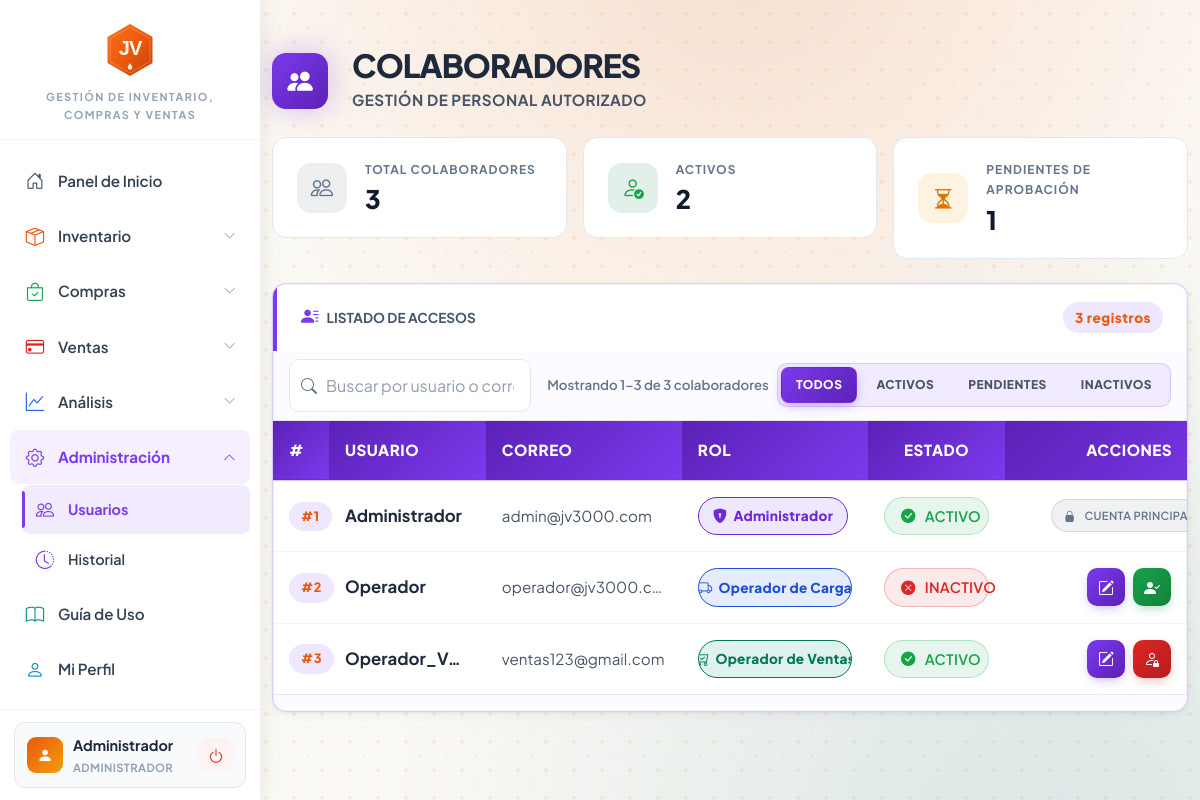
The app's page /dashboard/usuarios.php (signed in) with its own data.
### tables this page shows
CREATE TABLE `usuarios` (
  `id_usuario` int(11) NOT NULL AUTO_INCREMENT,
  `usuario` varchar(20) NOT NULL,
  `correo` varchar(100) NOT NULL,
  `password` varchar(255) NOT NULL,
  `password_check` varchar(64) DEFAULT NULL COMMENT 'SHA-256 de password en minúsculas para detección de duplicados',
  `id_rol` int(11) DEFAULT NULL,
  `status` enum('Activo','Inactivo') NOT NULL DEFAULT 'Activo',
  `aprobado` tinyint(1) DEFAULT 0 COMMENT '0=Pendiente, 1=Aprobado',
  `pregunta_seguridad` varchar(200) DEFAULT NULL,
  `respuesta_seguridad` varchar(255) DEFAULT NULL,
  `pin_emergencia` varchar(60) DEFAULT NULL COMMENT 'bcrypt hash de PIN 6 digitos de emergencia',
  PRIMARY KEY (`id_usuario`),
  UNIQUE KEY `idx_user` (`usuario`),
  UNIQUE KEY `idx_email` (`correo`),
  KEY `fk_rol` (`id_rol`),
  CONSTRAINT `fk_usuarios_rol` FOREIGN KEY (`id_rol`) REFERENCES `roles` (`id_rol`)
);

CREATE TABLE `roles` (
  `id_rol` int(11) NOT NULL AUTO_INCREMENT,
  `nombre_rol` varchar(50) NOT NULL,
  `descripcion` varchar(255) DEFAULT NULL,
  `created_at` timestamp NOT NULL DEFAULT current_timestamp(),
  PRIMARY KEY (`id_rol`),
  UNIQUE KEY `idx_nombre_rol` (`nombre_rol`)
);

### includes/Database.php (called while the page is built, shortened)
<?php
class Database
{
    private static ?self $instance = null;
    private ?mysqli $conn = null;
    public static function getInstance(): self
    {
        if (self::$instance === null) {
            self::$instance = new self();
        }
        return self::$instance;
    }
    public function connect(string $host, string $user, string $pass, string $db): void
    {
        $this->conn = new mysqli($host, $user, $pass, $db);
        $this->conn->set_charset('utf8mb4');
        $this->conn->autocommit(true);
    }
    public function execute(string $sql, array $params = []): mysqli_stmt
    {
        $stmt = $this->conn->prepare($sql);
        if (!empty($params)) {
            $types = '';
            $bindValues = [];
            foreach ($params as $p) {
                if (is_int($p)) {
                    $types .= 'i';
                } elseif (is_float($p)) {
                    $types .= 'd';
                } elseif (is_null($p)) {
                    $types .= 's';
                    $p = null;
                } else {
                    $types .= 's';
                }
                $bindValues[] = $p;
            }
            if (!empty($bindValues)) {
                $stmt->bind_param($types, ...$bindValues);
            }
        }
        if (!$stmt->execute()) {
            throw new RuntimeException('Error ejecutando consulta: ' . $stmt->error);
        }
        return $stmt;
    }
    public function fetchOne(string $sql, array $params = []): ?array
    {
        $stmt = $this->execute($sql, $params);
        $result = $stmt->get_result();
        $row = $result->fetch_assoc();
        return $row ?: null;
    }
    public function fetchAll(string $sql, array $params = []): array
    {
        $stmt = $this->execute($sql, $params);
        $result = $stmt->get_result();
        $rows = $result->fetch_all(MYSQLI_ASSOC);
        return $rows;
    }
}

### dashboard/usuarios.php (the view, shortened to what this page needs)
<?php
$db = Database::getInstance();
$id_propio = $_SESSION['id_usuario'];
$usuarios = $db->fetchAll("SELECT u.id_usuario, u.usuario, u.correo, u.id_rol, r.nombre_rol, u.status, COALESCE(u.aprobado, 1) as aprobado, u.pregunta_seguridad FROM usuarios u LEFT JOIN roles r ON u.id_rol = r.id_rol ORDER BY u.usuario ASC");
$total_users = $db->fetchOne("SELECT COUNT(*) as t FROM usuarios")['t'];
$activos = $db->fetchOne("SELECT COUNT(*) as t FROM usuarios WHERE status='Activo'")['t'];
$pendientes = $db->fetchOne("SELECT COUNT(*) as t FROM usuarios WHERE COALESCE(aprobado,0)=0")['t'];
?>
<!DOCTYPE html>
<html lang="es">
<head>
    <?php include '../includes/diseno.php'; ?>
    <link rel="stylesheet" href="../assets/dashboard/usuarios.css?v=10">
</head>
<body class="usuarios-page">
    <?php include '../includes/sidebar.php'; ?>
    <div class="main-wrapper" id="mainWrapper">
        <div class="pagina-usuarios">
            <div class="container py-5">
                <div class="d-flex align-items-center gap-4 mb-4">
                    <div class="user-header-icon">
                        <i class="bi bi-people-fill"></i>
                    </div>
                    <div>
                        <h1 class="module-title">COLABORADORES</h1>
                        <p class="module-subtitle">Gestión de Personal Autorizado</p>
                    </div>
                </div>
                <div class="row g-3 mb-4">
                    <div class="col-md-4">
                        <div class="widget-card">
                            <div class="widget-icon" style="background:rgba(108,117,125,0.12);color:var(--jv-text-muted);">
                                <i class="bi bi-people"></i>
                            </div>
                            <div>
                                <div class="widget-label">Total Colaboradores</div>
                                <div class="widget-value"><?php echo $total_users; ?></div>
                            </div>
                        </div>
                    </div>
                    <div class="col-md-4">
                        <div class="widget-card">
                            <div class="widget-icon" style="background:rgba(25,135,84,0.12);color:var(--jv-success);">
                                <i class="bi bi-person-check"></i>
                            </div>
                            <div>
                                <div class="widget-label">Activos</div>
                                <div class="widget-value"><?php echo $activos; ?></div>
                            </div>
                        </div>
                    </div>
                    <div class="col-md-4">
                        <div class="widget-card">
                            <div class="widget-icon" style="background:rgba(245,158,11,0.12);color:var(--jv-warning);">
                                <i class="bi bi-hourglass-split"></i>
                            </div>
                            <div>
                                <div class="widget-label">Pendientes de Aprobación</div>
                                <div class="widget-value"><?php echo $pendientes; ?></div>
                            </div>
                        </div>
                    </div>
                </div>
                <div class="card-jv p-0 overflow-hidden">
                    <div class="header-card d-flex align-items-center gap-2">
                        <i class="bi bi-person-lines-fill" style="color:#7c3aed;"></i>
                        <span class="fw-bold small text-secondary text-uppercase">Listado de Accesos</span>
                        <span class="codigo-badge ms-auto"><?php echo $total_users; ?> registros</span>
                    </div>
                    <div class="buscador-usu d-flex align-items-center gap-2 px-3 py-2 flex-wrap">
                        <div class="usu-search">
                            <input type="text" class="input-jv" id="buscarUsuario" placeholder="Buscar por usuario o correo..." onkeyup="aplicarBusquedaUsuarios()" aria-label="Buscar colaborador">
                        </div>
                        <span class="contador-usuarios small ms-2" id="contadorUsuarios"> </span>
                        <div class="filter-group-usu ms-auto">
                            <button type="button" class="btn-filter-usu active" data-status-filtro="todos" onclick="setFiltroUsuarios(this)">Todos</button>
                            <button type="button" class="btn-filter-usu" data-status-filtro="activo" onclick="setFiltroUsuarios(this)">Activos</button>
                            <button type="button" class="btn-filter-usu" data-status-filtro="pendiente" onclick="setFiltroUsuarios(this)">Pendientes</button>
                            <button type="button" class="btn-filter-usu" data-status-filtro="inactivo" onclick="setFiltroUsuarios(this)">Inactivos</button>
                        </div>
                    </div>
                    <div class="table-responsive">
                        <table class="table-jv mb-0" id="tablaUsuarios">
                            <thead>
                                <tr>
                                    <th style="width:52px;">#</th>
                                    <th style="width:16%;">USUARIO</th>
                                    <th style="width:20%;">CORREO</th>
                                    <th style="width:19%;">ROL</th>
                                    <th class="text-center" style="width:14%;">ESTADO</th>
                                    <th class="text-center" style="width:230px;">ACCIONES</th>
                                </tr>
                            </thead>
                            <tbody id="cuerpoUsuarios">
                                <?php if (!empty($usuarios)): ?>
                                    <?php foreach ($usuarios as $row):
                                        $es_pendiente = ((int)$row['aprobado'] === 0) && ($row['id_rol'] === null);
                                        if ($es_pendiente) {
                                            $estado_key  = 'pendiente';
                                            $estado_css  = 'badge-pendiente';
                                            $estado_icon = 'bi-hourglass-split';
                                            $estado_texto = 'PENDIENTE';
                                        } elseif ($row['status'] == 'Activo') {
                                            $estado_key  = 'activo';
                                            $estado_css  = 'badge-success';
                                            $estado_icon = 'bi-check-circle-fill';
                                            $estado_texto = 'ACTIVO';
                                        } else {
                                            $estado_key  = 'inactivo';
                                            $estado_css  = 'badge-danger';
                                            $estado_icon = 'bi-x-circle-fill';
                                            $estado_texto = 'INACTIVO';
                                        } ?>
                                        <tr class="usuario-fila <?php echo $es_pendiente ? 'fila-pendiente' : ''; ?>"
                                            data-id="<?php echo (int)$row['id_usuario']; ?>"
                                            data-usuario="<?php echo htmlspecialchars($row['usuario']); ?>"
                                            data-correo="<?php echo htmlspecialchars($row['correo'] ?? ''); ?>"
                                            data-rol="<?php echo (int)$row['id_rol']; ?>"
                                            data-status="<?php echo htmlspecialchars($row['status']); ?>"
                                            data-estado="<?php echo $estado_key; ?>">
                                            <td class="text-secondary small"><span class="codigo-badge">#<?php echo $row['id_usuario']; ?></span></td>
                                            <td class="fw-bold usuario-cell" data-tooltip="<?php echo htmlspecialchars($row['usuario']); ?>">
                                                <?php echo htmlspecialchars($row['usuario']); ?>
                                            </td>
                                            <td class="text-secondary correo-cell" data-tooltip="<?php echo htmlspecialchars($row['correo'] ?? 'Sin correo'); ?>"><?php echo htmlspecialchars($row['correo'] ?? 'N/A'); ?></td>
                                            <td>
                                                <?php
                                                $role_text = $row['nombre_rol'] ?? '';
                                                if ($row['id_rol'] == 1)      { $role_class = 'badge-rol-admin';  $role_icon = 'bi-shield-lock-fill'; }
                                                elseif ($row['id_rol'] == 2)  { $role_class = 'badge-rol-carga';  $role_icon = 'bi-truck'; }
                                                elseif ($row['id_rol'] == 3)  { $role_class = 'badge-rol-ventas'; $role_icon = 'bi-cart-check'; }
                                                else                          { $role_class = 'badge-rol-sinrol'; $role_icon = 'bi-person-slash'; $role_text = 'SIN ROL'; }
                                                ?>
                                                <span class="role-badge <?php echo $role_class; ?>" data-tooltip="<?php echo htmlspecialchars($role_text); ?>"><i class="bi <?php echo $role_icon; ?>"></i><?php echo htmlspecialchars($role_text); ?></span>
                                            </td>
                                            <td class="text-center">
                                                <span class="badge-jv <?php echo $estado_css; ?>"><i class="bi <?php echo $estado_icon; ?> me-1"></i><?php echo $estado_texto; ?></span>
                                            </td>
                                            <td class="text-center">
                                                <?php if ($row['id_usuario'] == $id_propio): ?>
                                                    <span class="badge-jv badge-secondary" style="font-size:.7rem;padding:6px 12px;"><i class="bi bi-lock-fill me-1"></i>CUENTA PRINCIPAL</span>
                                                <?php else: ?>
                                                    <div class="acciones-usuario">
                                                        <button type="button" class="btn-accion btn-editar" data-tooltip="Editar colaborador" onclick="abrirEdicion(this)">
                                                            <i class="bi bi-pencil-square"></i>
                                                        </button>
                                                        <?php if ($row['status'] == 'Activo'): ?>
                                                            <button type="button" class="btn-accion btn-suspender" title="Suspender acceso" onclick="confirmarToggle(<?php echo (int)$row['id_usuario']; ?>, <?php echo htmlspecialchars(json_encode($row['usuario'], JSON_HEX_TAG | JSON_HEX_AMP | JSON_HEX_APOS | JSON_HEX_QUOT), ENT_QUOTES, 'UTF-8'); ?>, 'suspender')">
                                                                <i class="bi bi-person-lock"></i>
                                                            </button>
                                                        <?php else: ?>
                                                            <button type="button" class="btn-accion btn-reactivar" title="Reactivar acceso" onclick="confirmarToggle(<?php echo (int)$row['id_usuario']; ?>, <?php echo htmlspecialchars(json_encode($row['usuario'], JSON_HEX_TAG | JSON_HEX_AMP | JSON_HEX_APOS | JSON_HEX_QUOT), ENT_QUOTES, 'UTF-8'); ?>, 'activar')">
                                                                <i class="bi bi-person-check-fill"></i>
                                                            </button>
                                                        <?php endif; ?>
                                                    </div>
                                                <?php endif; ?>
                                            </td>
                                        </tr>
                                    <?php endforeach; ?>
                                <?php endif; ?>
                            </tbody>
                        </table>
                    </div>
                    <div class="paginacion-footer d-flex align-items-center justify-content-between flex-wrap gap-2 px-3 py-2">
                    </div>
                </div>
            </div>
        </div>
    </div>
</body>
</html>

### records on screen
usuarios: id_usuario "1", usuario "Administrador", correo "admin@jv3000.com", id_rol.nombre_rol "Administrador", estado_texto "ACTIVO", shows "CUENTA…"
usuarios: id_usuario "2", usuario "Operador", correo "operador@jv3000.c…", id_rol.nombre_rol "Operador de C…", estado_texto "INACTIVO"
usuarios: id_usuario "3", usuario "Operador_V…", correo "ventas123@gmail.com", id_rol.nombre_rol "Operador de Ve…", estado_texto "ACTIVO"

### other values on screen
$nombre_visual "Administrador"
$rol_visual "ADMINISTRADOR"
$total_users "3"
$activos "2"
$pendientes "1"
